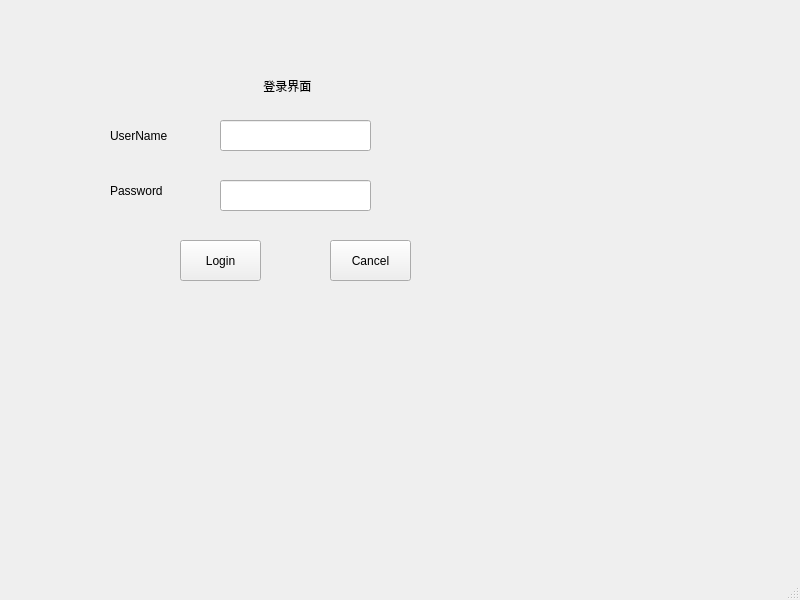
<?xml version="1.0" encoding="UTF-8"?>
<ui version="4.0">
 <class>MainWindow</class>
 <widget class="QMainWindow" name="MainWindow">
  <property name="geometry">
   <rect>
    <x>0</x>
    <y>0</y>
    <width>800</width>
    <height>600</height>
   </rect>
  </property>
  <property name="windowTitle">
   <string>MainWindow</string>
  </property>
  <widget class="QWidget" name="centralwidget">
   <widget class="QLabel" name="label">
    <property name="geometry">
     <rect>
      <x>220</x>
      <y>70</y>
      <width>151</width>
      <height>31</height>
     </rect>
    </property>
    <property name="text">
     <string>             登录界面</string>
    </property>
   </widget>
   <widget class="QLineEdit" name="UserName">
    <property name="geometry">
     <rect>
      <x>220</x>
      <y>120</y>
      <width>151</width>
      <height>31</height>
     </rect>
    </property>
    <property name="whatsThis">
     <string/>
    </property>
   </widget>
   <widget class="QLineEdit" name="Password">
    <property name="geometry">
     <rect>
      <x>220</x>
      <y>180</y>
      <width>151</width>
      <height>31</height>
     </rect>
    </property>
   </widget>
   <widget class="QPushButton" name="LoginButton">
    <property name="geometry">
     <rect>
      <x>180</x>
      <y>240</y>
      <width>81</width>
      <height>41</height>
     </rect>
    </property>
    <property name="text">
     <string>Login</string>
    </property>
   </widget>
   <widget class="QPushButton" name="CancelButton">
    <property name="geometry">
     <rect>
      <x>330</x>
      <y>240</y>
      <width>81</width>
      <height>41</height>
     </rect>
    </property>
    <property name="text">
     <string>Cancel</string>
    </property>
   </widget>
   <widget class="QLabel" name="label_2">
    <property name="geometry">
     <rect>
      <x>110</x>
      <y>120</y>
      <width>81</width>
      <height>31</height>
     </rect>
    </property>
    <property name="text">
     <string>UserName</string>
    </property>
   </widget>
   <widget class="QLabel" name="label_3">
    <property name="geometry">
     <rect>
      <x>110</x>
      <y>180</y>
      <width>71</width>
      <height>21</height>
     </rect>
    </property>
    <property name="text">
     <string>Password</string>
    </property>
   </widget>
  </widget>
  <widget class="QMenuBar" name="menubar">
   <property name="geometry">
    <rect>
     <x>0</x>
     <y>0</y>
     <width>800</width>
     <height>21</height>
    </rect>
   </property>
  </widget>
  <widget class="QStatusBar" name="statusbar"/>
 </widget>
 <resources/>
 <connections/>
</ui>
